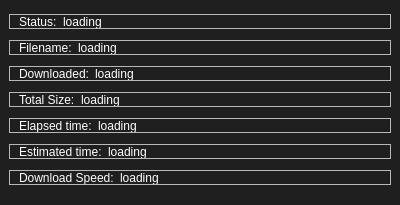
<?xml version="1.0" encoding="UTF-8"?>
<ui version="4.0">
 <class>MainWindow</class>
 <widget class="QMainWindow" name="MainWindow">
  <property name="geometry">
   <rect>
    <x>0</x>
    <y>0</y>
    <width>400</width>
    <height>205</height>
   </rect>
  </property>
  <property name="windowTitle">
   <string>MainWindow</string>
  </property>
  <property name="styleSheet">
   <string notr="true">QWidget#centralwidget {
	background-color: rgb(31, 31, 31);
}</string>
  </property>
  <widget class="QWidget" name="centralwidget">
   <property name="styleSheet">
    <string notr="true">QFrame {
	color: white;
}
</string>
   </property>
   <layout class="QVBoxLayout" name="verticalLayout">
    <property name="leftMargin">
     <number>9</number>
    </property>
    <property name="topMargin">
     <number>9</number>
    </property>
    <property name="rightMargin">
     <number>9</number>
    </property>
    <property name="bottomMargin">
     <number>9</number>
    </property>
    <item>
     <widget class="QFrame" name="frame_7">
      <property name="maximumSize">
       <size>
        <width>16777215</width>
        <height>15</height>
       </size>
      </property>
      <property name="frameShape">
       <enum>QFrame::StyledPanel</enum>
      </property>
      <property name="frameShadow">
       <enum>QFrame::Raised</enum>
      </property>
      <layout class="QHBoxLayout" name="horizontalLayout_7">
       <property name="topMargin">
        <number>0</number>
       </property>
       <property name="bottomMargin">
        <number>0</number>
       </property>
       <item>
        <widget class="QLabel" name="label_2">
         <property name="text">
          <string>Status:</string>
         </property>
        </widget>
       </item>
       <item>
        <widget class="QLabel" name="status">
         <property name="text">
          <string>loading</string>
         </property>
        </widget>
       </item>
       <item>
        <spacer name="horizontalSpacer_7">
         <property name="orientation">
          <enum>Qt::Horizontal</enum>
         </property>
         <property name="sizeHint" stdset="0">
          <size>
           <width>40</width>
           <height>20</height>
          </size>
         </property>
        </spacer>
       </item>
      </layout>
     </widget>
    </item>
    <item>
     <widget class="QFrame" name="frame_3">
      <property name="maximumSize">
       <size>
        <width>16777215</width>
        <height>15</height>
       </size>
      </property>
      <property name="frameShape">
       <enum>QFrame::StyledPanel</enum>
      </property>
      <property name="frameShadow">
       <enum>QFrame::Raised</enum>
      </property>
      <layout class="QHBoxLayout" name="horizontalLayout_3">
       <property name="spacing">
        <number>6</number>
       </property>
       <property name="topMargin">
        <number>0</number>
       </property>
       <property name="bottomMargin">
        <number>0</number>
       </property>
       <item>
        <widget class="QLabel" name="label_5">
         <property name="text">
          <string>Filename:</string>
         </property>
        </widget>
       </item>
       <item>
        <widget class="QLabel" name="filename">
         <property name="text">
          <string>loading</string>
         </property>
        </widget>
       </item>
       <item>
        <spacer name="horizontalSpacer_3">
         <property name="orientation">
          <enum>Qt::Horizontal</enum>
         </property>
         <property name="sizeHint" stdset="0">
          <size>
           <width>40</width>
           <height>20</height>
          </size>
         </property>
        </spacer>
       </item>
      </layout>
     </widget>
    </item>
    <item>
     <widget class="QFrame" name="frame_2">
      <property name="maximumSize">
       <size>
        <width>16777215</width>
        <height>15</height>
       </size>
      </property>
      <property name="frameShape">
       <enum>QFrame::StyledPanel</enum>
      </property>
      <property name="frameShadow">
       <enum>QFrame::Raised</enum>
      </property>
      <layout class="QHBoxLayout" name="horizontalLayout_2">
       <property name="topMargin">
        <number>0</number>
       </property>
       <property name="bottomMargin">
        <number>0</number>
       </property>
       <item>
        <widget class="QLabel" name="label_3">
         <property name="text">
          <string>Downloaded:</string>
         </property>
        </widget>
       </item>
       <item>
        <widget class="QLabel" name="downloaded">
         <property name="text">
          <string>loading</string>
         </property>
        </widget>
       </item>
       <item>
        <spacer name="horizontalSpacer_2">
         <property name="orientation">
          <enum>Qt::Horizontal</enum>
         </property>
         <property name="sizeHint" stdset="0">
          <size>
           <width>40</width>
           <height>20</height>
          </size>
         </property>
        </spacer>
       </item>
      </layout>
     </widget>
    </item>
    <item>
     <widget class="QFrame" name="frame_6">
      <property name="maximumSize">
       <size>
        <width>16777215</width>
        <height>15</height>
       </size>
      </property>
      <property name="frameShape">
       <enum>QFrame::StyledPanel</enum>
      </property>
      <property name="frameShadow">
       <enum>QFrame::Raised</enum>
      </property>
      <layout class="QHBoxLayout" name="horizontalLayout_6">
       <property name="topMargin">
        <number>0</number>
       </property>
       <property name="bottomMargin">
        <number>0</number>
       </property>
       <item>
        <widget class="QLabel" name="label_11">
         <property name="text">
          <string>Total Size:</string>
         </property>
        </widget>
       </item>
       <item>
        <widget class="QLabel" name="totalsize">
         <property name="text">
          <string>loading</string>
         </property>
        </widget>
       </item>
       <item>
        <spacer name="horizontalSpacer_6">
         <property name="orientation">
          <enum>Qt::Horizontal</enum>
         </property>
         <property name="sizeHint" stdset="0">
          <size>
           <width>40</width>
           <height>20</height>
          </size>
         </property>
        </spacer>
       </item>
      </layout>
     </widget>
    </item>
    <item>
     <widget class="QFrame" name="frame_5">
      <property name="maximumSize">
       <size>
        <width>16777215</width>
        <height>15</height>
       </size>
      </property>
      <property name="frameShape">
       <enum>QFrame::StyledPanel</enum>
      </property>
      <property name="frameShadow">
       <enum>QFrame::Raised</enum>
      </property>
      <layout class="QHBoxLayout" name="horizontalLayout_5">
       <property name="topMargin">
        <number>0</number>
       </property>
       <property name="bottomMargin">
        <number>0</number>
       </property>
       <item>
        <widget class="QLabel" name="label_9">
         <property name="text">
          <string>Elapsed time:</string>
         </property>
        </widget>
       </item>
       <item>
        <widget class="QLabel" name="elapsedtime">
         <property name="text">
          <string>loading</string>
         </property>
        </widget>
       </item>
       <item>
        <spacer name="horizontalSpacer_5">
         <property name="orientation">
          <enum>Qt::Horizontal</enum>
         </property>
         <property name="sizeHint" stdset="0">
          <size>
           <width>40</width>
           <height>20</height>
          </size>
         </property>
        </spacer>
       </item>
      </layout>
     </widget>
    </item>
    <item>
     <widget class="QFrame" name="frame_4">
      <property name="maximumSize">
       <size>
        <width>16777215</width>
        <height>15</height>
       </size>
      </property>
      <property name="frameShape">
       <enum>QFrame::StyledPanel</enum>
      </property>
      <property name="frameShadow">
       <enum>QFrame::Raised</enum>
      </property>
      <layout class="QHBoxLayout" name="horizontalLayout_4">
       <property name="topMargin">
        <number>0</number>
       </property>
       <property name="bottomMargin">
        <number>0</number>
       </property>
       <item>
        <widget class="QLabel" name="label_7">
         <property name="text">
          <string>Estimated time:</string>
         </property>
        </widget>
       </item>
       <item>
        <widget class="QLabel" name="estimatedtime">
         <property name="text">
          <string>loading</string>
         </property>
        </widget>
       </item>
       <item>
        <spacer name="horizontalSpacer_4">
         <property name="orientation">
          <enum>Qt::Horizontal</enum>
         </property>
         <property name="sizeHint" stdset="0">
          <size>
           <width>40</width>
           <height>20</height>
          </size>
         </property>
        </spacer>
       </item>
      </layout>
     </widget>
    </item>
    <item>
     <widget class="QFrame" name="frame">
      <property name="maximumSize">
       <size>
        <width>16777215</width>
        <height>15</height>
       </size>
      </property>
      <property name="frameShape">
       <enum>QFrame::StyledPanel</enum>
      </property>
      <property name="frameShadow">
       <enum>QFrame::Raised</enum>
      </property>
      <layout class="QHBoxLayout" name="horizontalLayout">
       <property name="topMargin">
        <number>0</number>
       </property>
       <property name="bottomMargin">
        <number>0</number>
       </property>
       <item>
        <widget class="QLabel" name="label">
         <property name="text">
          <string>Download Speed:</string>
         </property>
        </widget>
       </item>
       <item>
        <widget class="QLabel" name="speed">
         <property name="text">
          <string>loading</string>
         </property>
        </widget>
       </item>
       <item>
        <spacer name="horizontalSpacer">
         <property name="orientation">
          <enum>Qt::Horizontal</enum>
         </property>
         <property name="sizeHint" stdset="0">
          <size>
           <width>40</width>
           <height>20</height>
          </size>
         </property>
        </spacer>
       </item>
      </layout>
     </widget>
    </item>
   </layout>
  </widget>
 </widget>
 <resources/>
 <connections/>
</ui>
